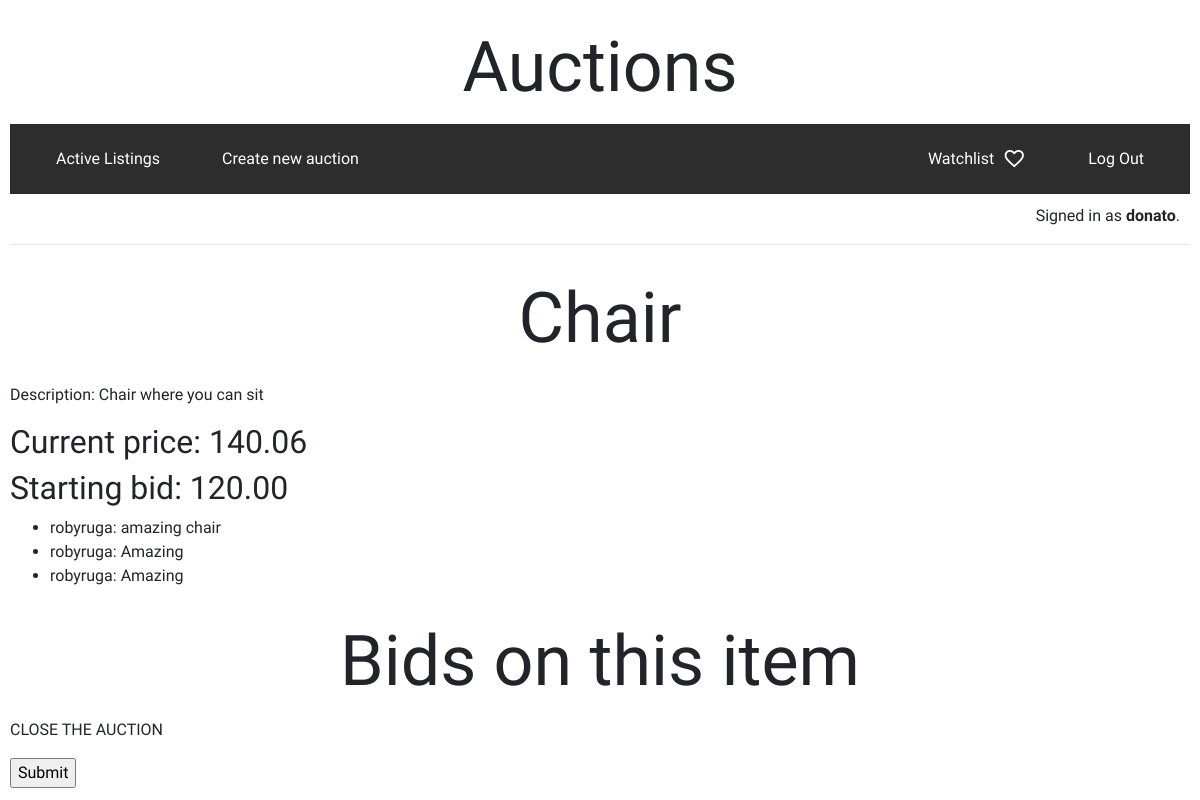
Page /1 (signed in) on the committed database.
### auctions/models.py (models this page shows, shortened)
class User(AbstractUser):
    pass

class Auction(models.Model):
    title = models.CharField(max_length=64)
    description = models.TextField(max_length=200)
    owner = models.ForeignKey(User, on_delete=models.CASCADE)
    start_bid = models.DecimalField(max_digits=8, decimal_places=2, default=0.00)
    active = models.BooleanField(default=True)

class Bid(models.Model):
    auction_id = models.ForeignKey(Auction, on_delete=models.CASCADE)
    amount = models.DecimalField(max_digits=8, decimal_places=2)
    user_id = models.ForeignKey(User, on_delete=models.CASCADE)

class Comment(models.Model):
    auction_id = models.ForeignKey(Auction, on_delete=models.CASCADE)
    comment = models.TextField(max_length=200)
    user_id = models.ForeignKey(User, on_delete=models.CASCADE)

### auctions/views.py (the view)
# urls.py: path("<int:auction_id>", views.detail, name="detail")
@login_required(login_url='login')
def detail(request, auction_id):
    auction = Auction.objects.get(pk=auction_id)
    user = User.objects.get(id=request.user.id)
    bids = Bid.objects.filter(auction_id=auction.id)
    if not bids:
        price = auction.start_bid
    else:
        price = max(bid.amount for bid in bids )
    if request.method == "POST":
        if auction.owner.id == request.user.id:
            if 'close' in request.POST:
                auction.active = False
                auction.save()
                if price != auction.start_bid:
                    highest_bid = Bid.objects.filter(auction_id=auction.id, amount=price).first()
                    messages.success(request, f"Auction has been closed. The winner is {highest_bid.user_id}")
                else:
                    messages.success(request, "Auction has been closed. Nobody put a bid on this item")
                return HttpResponseRedirect(reverse('detail', args=[auction.id]))
        else:
            if 'comment' in request.POST and request.POST["comment"].strip() != "":
                comment = Comment.objects.create(auction_id=auction, comment=request.POST["comment"], user_id=request.user)
                comment.save()
            elif 'amount' in request.POST:
                amount = float(request.POST["amount"])
                if amount > price:
                    new_bid = Bid.objects.create(auction_id=auction, amount=amount, user_id=user)
                else:
                    message = "Your bid must be greater"
                    return render(request, "auctions/detail.html", {
                        "auction" : auction,
                        "price" : price,
                        "start_bid" : auction.start_bid,
                        "message" : message,
                    })
            return HttpResponseRedirect(reverse('detail', args=[auction.id]))
    else:
        comments = Comment.objects.filter(auction_id=auction)
        return render(request, "auctions/detail.html", {
            "auction" : auction,
            "price" : price,
            "start_bid" : auction.start_bid,
            "owner" : auction.owner,
            "user_id" : user.id,
            "comments" : comments
        })

### auctions/templates/auctions/detail.html (shortened to what this page needs)
{% extends 'auctions/layout.html' %}
{% block body %}
<fieldset>
    <legend><h1>{{ auction.title }}</h1></legend>
    <div>
        <p>Description: {{ auction.description }}</p>
    </div>
    <h2>Current price: {{ price }}</h2>
    <h2>Starting bid: {{ start_bid }}</h2>
    <ul>
        {% if comments %}
            {% for comment in comments %}
            <li>{{ comment.user_id }}: {{ comment.comment }}</li>
            {% endfor %}
        {% endif %}
    </ul>
</fieldset>
<h1>Bids on this item</h1>
<form action="{% url 'detail' auction.id %}" method="post">
    {% if auction.owner.id == request.user.id  %}
        <p>CLOSE THE AUCTION</p>
        <input type="submit" name="close" id="close">
    {% else %}
        <textarea name="comment" id="comment" cols="30" rows="10" placeholder="Add a comment"></textarea>
        <input type="number" name="amount" placeholder="Bid on this item" step="0.01">
        <input type="submit">
    {% endif %}
</form>
{% endblock %}

### auctions/templates/auctions/layout.html (shortened to what this page needs)
{% load static %}
<!DOCTYPE html>
<html lang="en">
    <head>
        <link rel="stylesheet" href="https://stackpath.bootstrapcdn.com/bootstrap/4.4.1/css/bootstrap.min.css">
        <link href="{% static 'auctions/styles.css' %}" rel="stylesheet">
    </head>
    <body>
        <div class="container-fluid">
            <h1>Auctions</h1>
        </div>
        <div class="container-fluid d-flex" id="nav_bar">
            {% if user.is_authenticated %}
            <div class="nav-group d-flex">
                <a class="nav-link" href="{% url 'index' %}">Active Listings</a>
                    <a class="nav-link" href="{% url 'create' %}">Create new auction</a>
            </div>
            <div class="nav-group d-flex">
                <div>
                    <a  id="icon" class="nav-link" href="#">Watchlist<span class="material-symbols-outlined">favorite</span>
                    </a>
                 </div>
                <a class="nav-link" href="{% url 'logout' %}">Log Out</a>
            </div>
                {% else %}
            <div class="nav-group d-flex" id="not_login">
                <a class="nav-link" href="{% url 'login' %}">Log In</a>
                <a class="nav-link" href="{% url 'register' %}">Register</a>
            </div>
                {% endif %}
        </div>
        <div id="sign">
            {% if user.is_authenticated %}
                Signed in as <strong>{{ user.username }}</strong>.
            {% else %}
                Not signed in.
            {% endif %}
        </div>
        <hr>
        {% block body %}
        {% endblock %}
    </body>
</html>

### auctions/static/auctions/styles.css (style rules this page uses)
body { padding: 10px; font-family: 'Lexend', sans-serif; font-family: 'Montserrat', sans-serif; font-family: 'Tilt Neon', cursive; }
h1 { text-align: center; margin: 15px; font-size: 70px; }
#nav_bar { flex-direction: row; justify-content: space-between; background-color: rgb(45,45,45); }
.nav-link { color: white; margin: 15px; border: 0px; border-radius: 15px; }
#sign { text-align: end; margin: 10px; }
.material-symbols-outlined { color: white; font-variation-settings: 'FILL' 0, 'wght' 400, 'GRAD' 0, 'opsz' 4; margin-left: 8px; }
#icon { display: flex; align-items: center; }

### rows in the picture
User: username "donato"
Auction: title "Chair", description "Chair where you can sit", start_bid "120.00"
Bid: amount "140.06"
Comment: user_id "robyruga", comment "amazing chair"
Comment: user_id "robyruga", comment "Amazing"
Comment: user_id "robyruga", comment "Amazing"
